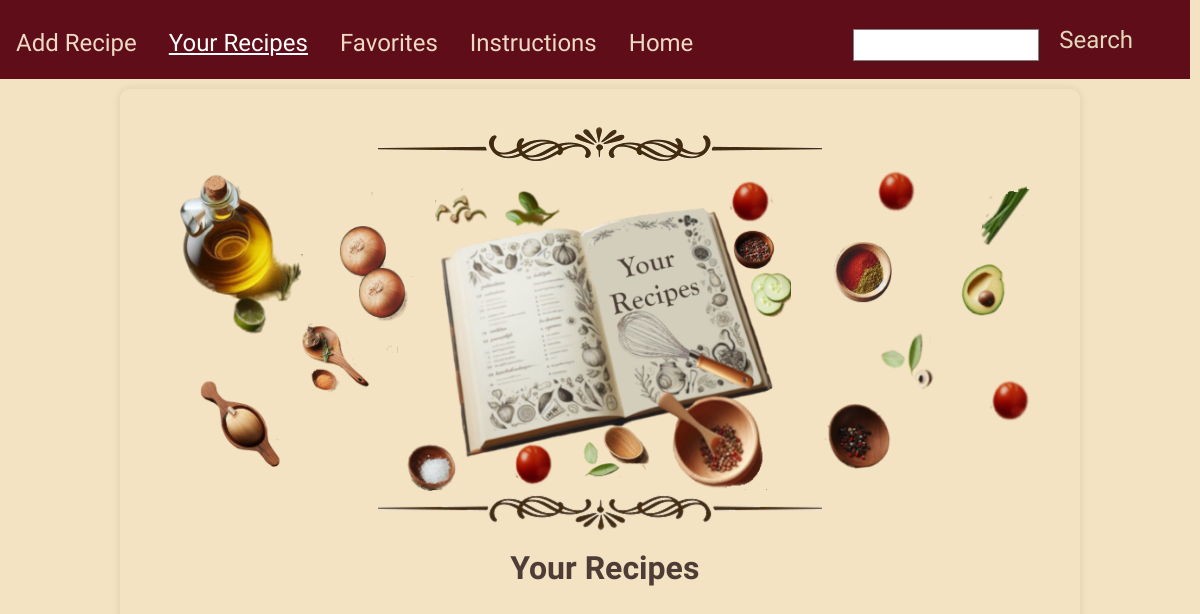
The page /your_recipes (signed in) on the database as committed earlier.
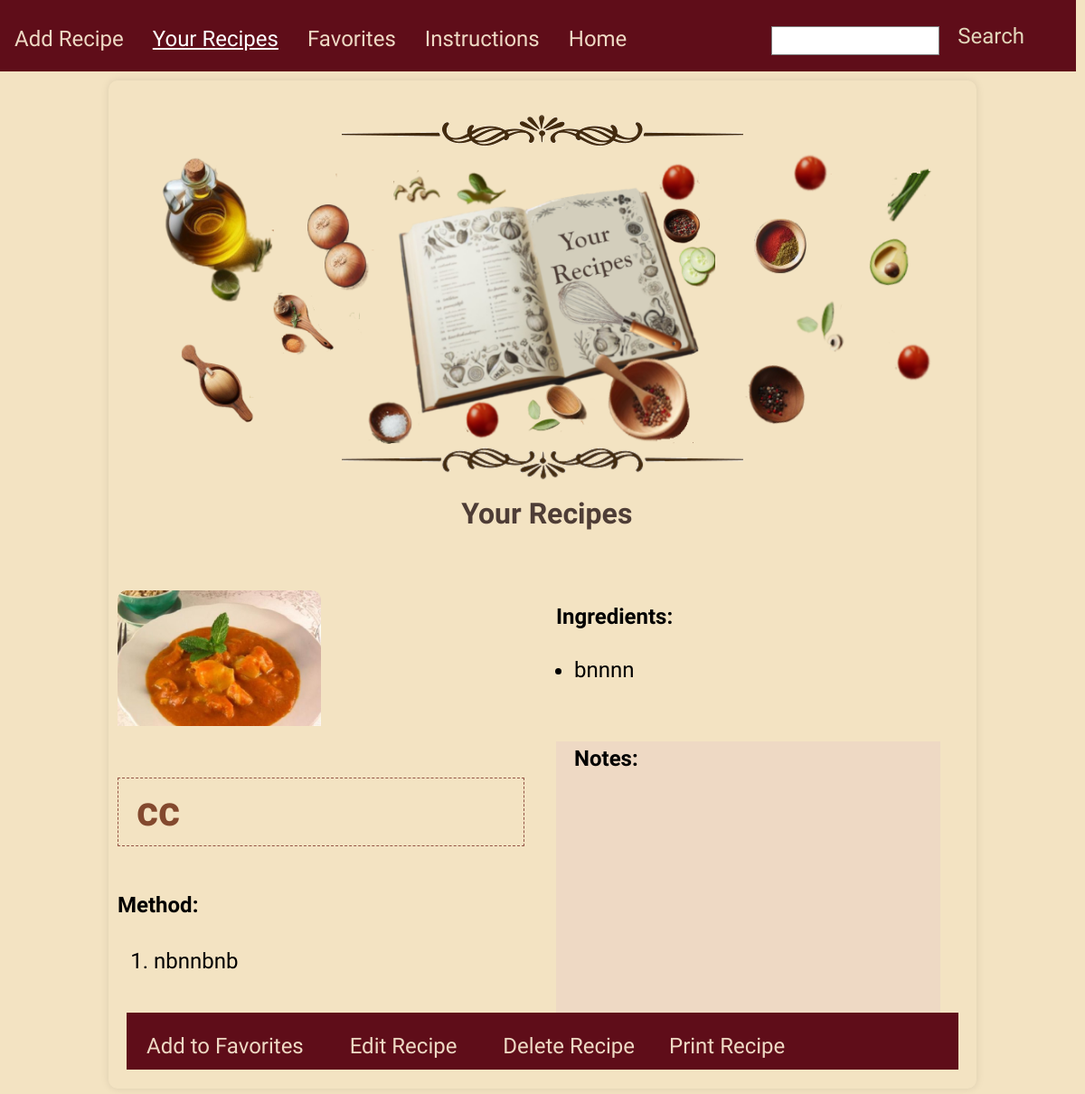
The same page on the database as committed later.
### tables this page shows
CREATE TABLE recipes (
                id INTEGER PRIMARY KEY AUTOINCREMENT,
                title TEXT NOT NULL,
                ingredients TEXT NOT NULL,
                instructions TEXT NOT NULL,
                notes TEXT,  -- Add the new column for notes
                user_id INTEGER, image TEXT,
                FOREIGN KEY (user_id) REFERENCES users (id)
            );

### app.py (the view)
@app.route('/your_recipes', methods=['GET'], endpoint='your_recipes')
def your_recipes():
    if 'user_id' not in session:
        flash('You need to log in first.')
        return redirect(url_for('login'))
    user_id = session['user_id']
    with sqlite3.connect(DATABASE) as connection:
        cursor = connection.cursor()
        cursor.execute('SELECT * FROM recipes WHERE user_id=?', (user_id,))
        recipes = cursor.fetchall()
    return render_template('your_recipes.html', recipes=recipes)

### templates/your_recipes.html (shortened to what this page needs)
<!DOCTYPE html>
<html lang="en">
<head>
    <link rel="stylesheet" type="text/css" href="/static/styles/styles.css">
</head>
<body>
    {% include "nav.html" %}
    <div class="book-container" role="main">
        <div class="field-container">
            <img src="/static/images/border.png" alt="Border Image">
            <div class="your-recipes"></div>
            <img src="/static/images/borderb.png" alt="Border Image">
            <h1>Your Recipes</h1>
            <div class="recipes-grid" aria-label="List of Recipes">
                {% for recipe in recipes %}
                <div class="recipe-item">
                    <div id="printableArea{{ recipe[0] }}" class="recipe-container">
                        <div class="recipe-image">
                            {% if recipe[6] %}
                            <img src="{{ url_for('static', filename='uploads/' + recipe[6]) }}" alt="{{ recipe[1] }}">
                            {% else %}
                            <img src="{{ url_for('static', filename='default_image.jpg') }}" alt="Default Image">
                            {% endif %}
                            <p class="recipe-title"><strong>{{ recipe[1] }}</strong></p>
                            <div class="recipe-method">
                                <strong class="other-titles">Method:</strong>
                                {% if recipe[3] %}
                                <ol class="method-list">
                                    {% for step in recipe[3].split('\n') %}
                                    <li>{{ step }}</li>
                                    {% endfor %}
                                </ol>
                                {% endif %}
                            </div>
                        </div>
                        <div class="recipe-details">
                            <p><strong class="other-titles">Ingredients:</strong></p>
                            {% if recipe[2] %}
                            <ul>
                                {% for ingredient in recipe[2].split('\n') %}
                                <li>{{ ingredient }}</li>
                                {% endfor %}
                            </ul>
                            {% endif %}
                            <div class="notes">
                                <p><strong class="other-titles">Notes:</strong>
                                </p>
                            </div>
                        </div>
                    </div>
                    <div class="button-group">
                        {% if recipe[0] not in favorite_recipe_ids %}
                        <button onclick="addToFavorites({{ recipe[0] }})" class="button3-style" aria-label="Add to Favorites">Add to Favorites</button>
                        {% endif %}
                        <form method="get" action="{{ url_for('edit_recipe', recipe_id=recipe[0]) }}" style="display: inline;">
                            <input class="button3-style" type="submit" value="Edit Recipe" aria-label="Edit Recipe">
                        </form>
                        <form id="deleteForm{{ recipe[0] }}" method="post" action="{{ url_for('delete_recipe', recipe_id=recipe[0]) }}" style="display: inline;">
                            <input class="button3-style" type="button" value="Delete Recipe" onclick="confirmDelete({{ recipe[0] }})" aria-label="Delete Recipe">
                        </form>
                        <a class="button3-style" onclick="printPageArea({{ recipe[0] }})" aria-label="Print Recipe">Print Recipe</a>
                    </div>
                </div>
                {% endfor %}
            </div>
        </div>
    </div>
</body>
</html>

### templates/nav.html (shortened to what this page needs)
 <nav>
     <a href="/add_recipe" {% if 'add_recipe' in request.endpoint %}class="selected"{% endif %}>Add Recipe</a>
     <a href="/your_recipes" {% if 'your_recipes' in request.endpoint %}class="selected"{% endif %}>Your Recipes</a>
     <a href="/favorites" {% if 'favorites' in request.endpoint %}class="selected"{% endif %}>Favorites</a>
     <a href="/instructions" {% if 'instructions' in request.endpoint %}class="selected"{% endif %}>Instructions</a>
     <a href="/dashboard" {% if 'dashboard' in request.endpoint %}class="selected"{% endif %}>Home</a>
     <div class="search-container">
         <form method="get" action="/search_recipes" id="searchForm" class="form-group">
             <input type="text" name="search" id="search" aria-label="Search for recipes" required>
             <input type="submit" class="button1-style" value="Search">
         </form>
     </div>
 </nav>

Rows that differ between the two databases and show on the page:
added recipes: image (picture), title "cc", instructions "nbnnbnb", ingredients "bnnnn"
